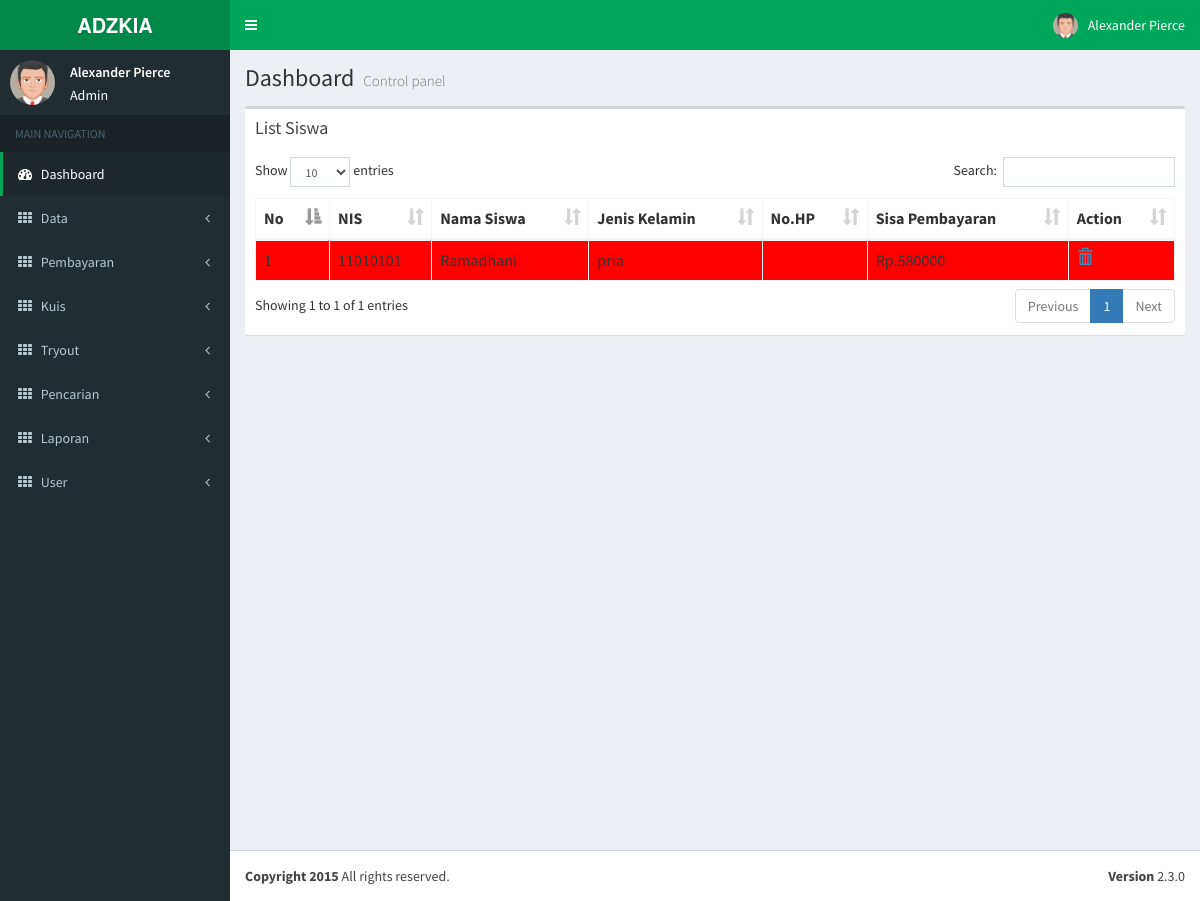
The page /?p=jadwal/lihat.php&kelas=1 on the database its author committed.
### tables this page shows
CREATE TABLE IF NOT EXISTS `setruang` (
  `id_setruang` int(10) NOT NULL AUTO_INCREMENT,
  `id_siswa` int(10) NOT NULL,
  `id_kelas` int(10) NOT NULL,
  `id_kantor` int(10) NOT NULL,
  `id_ta` int(10) NOT NULL,
  `nourut` varchar(10) NOT NULL,
  PRIMARY KEY (`id_setruang`)
);

CREATE TABLE IF NOT EXISTS `data_siswa` (
  `id_siswa` int(6) NOT NULL AUTO_INCREMENT,
  `id_kantor` int(10) NOT NULL,
  `kd_reg` varchar(10) NOT NULL,
  `nama` varchar(50) NOT NULL,
  `email` varchar(50) NOT NULL,
  `tgl` varchar(50) NOT NULL,
  `tempat_lahir` varchar(50) NOT NULL,
  `jk` varchar(15) NOT NULL,
  `agama` varchar(15) NOT NULL,
  `anak_ke` varchar(15) NOT NULL,
  `asal_sekolah` varchar(20) NOT NULL,
  `alamat` varchar(30) NOT NULL,
  `tlpon` varchar(20) NOT NULL,
  `fb` varchar(20) NOT NULL,
  `bbm` varchar(20) NOT NULL,
  `nama_ortu` varchar(50) NOT NULL,
  `tlpn_ortu` varchar(50) NOT NULL,
  `pekerjaan` varchar(50) NOT NULL,
  `pil_program` varchar(20) NOT NULL,
  `id_paket` int(10) NOT NULL,
  `info_lain` varchar(20) NOT NULL,
  `status` varchar(10) NOT NULL,
  `tgl_daftar` date NOT NULL,
  `gambar` varchar(100) NOT NULL,
  `id_ta` int(10) NOT NULL,
  `tahun` varchar(10) NOT NULL,
  `nis` varchar(10) NOT NULL,
  `sisapembayaran` varchar(10) NOT NULL,
  PRIMARY KEY (`id_siswa`)
);

### include/jadwal/lihat.php (the view, shortened to what this page needs)
<div class="col-md-12">
  <div class="box">
    <div class="box-header">
      <h3 class="box-title">List Siswa</h3>
    </div>
    <div class="box-body">
      <table id="example1" class="table table-bordered table-striped">
        <thead>
          <tr>
            <th>No</th>
             <th>NIS</th>
            <th>Nama Siswa</th>
            <th>Jenis Kelamin</th>
            <th>No.HP</th>
            <th>Sisa Pembayaran</th>
            <th>Action</th>
          </tr>
        </thead>
        <tbody>
          <?php
            $kelas=$_REQUEST['kelas'];
            $mysql = mysql_query("SELECT * FROM data_siswa d inner join setruang s on d.id_siswa=s.id_siswa inner join kelas k on s.id_kelas=k.id_kelas where k.id_kelas='$kelas' ");
            while ($ambil = mysql_fetch_array($mysql)) {
            $no++;
              $id_siswa = $ambil['id_siswa'];
              $nama = $ambil['nama'];
              $jk = $ambil['jk'];
               $telp = $ambil['tlpon'];
              $nis = $ambil['nis'];
              $sisapembayaran = $ambil['sisapembayaran'];
              if ($sisapembayaran=='0') {
                echo "
                  <tr>
                    <td>$no</td>
                    <td>$nis</td>
                    <td>$nama</td>
                    <td>$jk</td>
                    <td>$telp</td>
                    <td>Rp.$sisapembayaran</td>
                    <td>
                        <a class='glyphicon glyphicon-trash hapus' href='?p=jadwal/del_lihat.php&del=$id_siswa' data-toggle='tooltip' data-placement='top' title='Delete'></a>
                    </td>
                  </tr>
                ";
              } else {
                echo "
                  <tr style='background: red;'>
                    <td>$no</td>
                    <td>$nis</td>
                    <td>$nama</td>
                    <td>$jk</td>
                    <td>$telp</td>
                    <td>Rp.$sisapembayaran</td>
                    <td>
                        <a class='glyphicon glyphicon-trash hapus' href='?p=jadwal/del_lihat.php&del=$id_siswa' data-toggle='tooltip' data-placement='top' title='Delete'></a>
                    </td>
                  </tr>
                ";
              }
            }
          ?>
        </tbody>
      </table>
    </div>
  </div>
</div>

### rows shown on the page
setruang: id_siswa.nis "11010101", id_siswa.nama "Ramadhani", id_siswa.jk "pria", id_siswa.sisapembayaran "580000"
